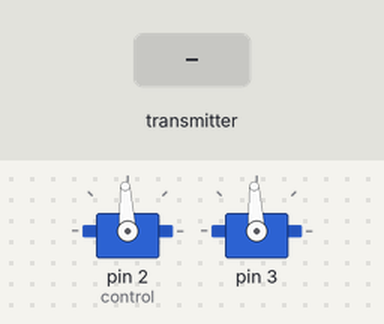
A sketch run on a simulated Arduino Uno, built with avr-gcc and run on an emulated ATmega328P. Parts: 2 × servo. The inputs (shaded band) are chosen by the test bench. No radio packets arrive unless stated.

Above: at 1.2 s.
1.3 s: the transmitter starts sending buffer.0 = 0
At 1.8 s:
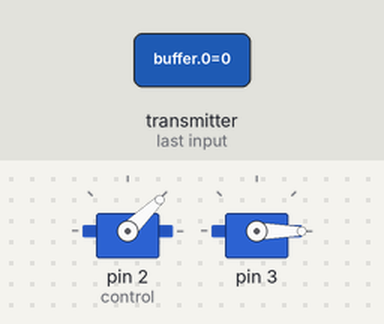
2.8 s: the transmitter starts sending buffer.1 = 255
At 4.0 s:
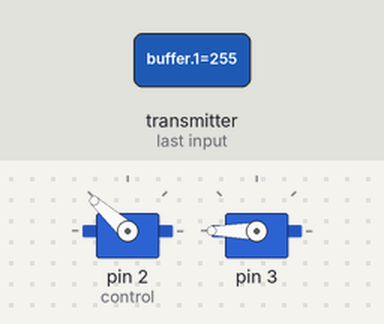
4.3 s: the transmitter starts sending buffer.2 = 128
At 5.3 s:
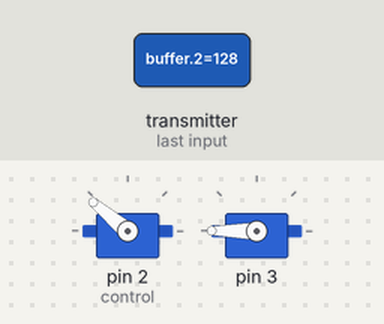
5.8 s: the transmitter starts sending buffer.0 = 255
At 6.4 s:
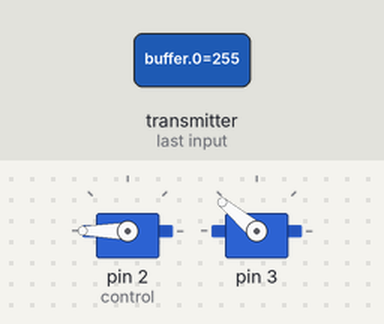
7.3 s: the transmitter starts sending buffer.1 = 0
At 7.6 s:
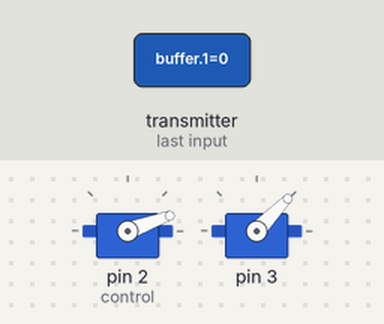
8.8 s: the transmitter starts sending buffer.2 = 0
At 9.9 s:
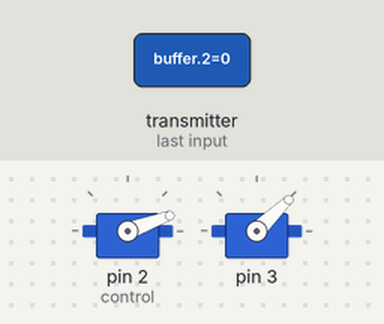
Timing chart, 0 to 11.3 s (numbered marks = the images above; inputs shaded):
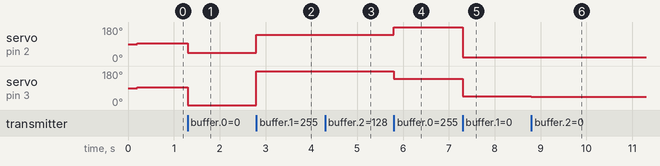

Measured:
- after the input at 1.3 s, servo on pin 2 (control): 93° → 44° at once; servo on pin 3: 93° → 0° at once
- after the input at 2.8 s, servo on pin 2 (control): 44° → 138° at once; servo on pin 3: 0° → 180° at once
- after the input at 4.3 s, servo on pin 2 (control): 138° → 140° at once
- after the input at 5.8 s, servo on pin 2 (control): 140° → 180° at once; servo on pin 3: 180° → 140° at once
- after the input at 7.3 s, servo on pin 2 (control): 180° → 20° at once; servo on pin 3: 140° → 46° at once
- after the input at 8.8 s, servo on pin 3: 46° → 44° at once

The sketch:

receiver.ino
```cpp
#include <ServoTimer2.h>
#include <RH_NRF24.h>
#include <SPI.h> // Not actualy used but needed to compile
#include "remote_data.hpp"
#include "motor.h"
#include "controller.h"

//#define DEBUG

Controller control;
RH_NRF24 driver;
void setup() {
    control.attach(2,3);
#ifdef DEBUG
    Serial.begin(9600);
    if (!driver.init())
         Serial.println("init failed");
#else
    driver.init();
#endif
}

void loop() {
    static uint16_t diff = 0;
    static uint16_t timer = millis();
    RemoteProtocolHandler data;// Classe usada para manipular os bits recebidos
    uint8_t buffer[4];// Armazena a mensagem recebida
    uint8_t buf_length = 4;// Armazena a mensagem recebida

    if (driver.recv(buffer, &buf_length)) {
        timer = millis();
        data.read_from_byte_array(buffer);// interpreta os bits recebidos
#ifdef DEBUG
        Serial.print("X: ");
        Serial.print(data.get_x(), DEC);
        Serial.print(" Y: ");
        Serial.println(data.get_y(), DEC);
#endif
        if(data.is_valid())
            control.write(data.get_x(), data.get_y());

    }
    diff = millis() - timer;
    if (diff > 200){
        diff = 0;
        control.write(512, 512);
    }
}
```

controller.cpp
```cpp
#include <SPI.h>

#include "controller.h"
#include "motor.h"
Controller :: Controller(){}
void Controller:: write(int16_t x, int16_t y){
  Motor_Values aux;
  aux.rigth = aux.left = map(y, 0, 1023, MIN_FORWARD_SPEED, MAX_FORWARD_SPEED);
  if( x < 512){
    if( y < 512){
      aux.left = (aux.left * map(x, 0, 512, 0, 50))/50;
    }
    if( y >= 512){
      aux.left = (aux.left * map(x, 512, 1023, 50, 0))/50;
    }
  }else if( x >= 512){
    if( y >= 512){
      aux.rigth = (aux.rigth * map(x, 0, 512, 0, 50))/50;
    }
    if( y < 512){
      aux.rigth = (aux.rigth * map(x, 512, 1023, 50, 0))/50;
    }
  }
  motor1.move(aux.rigth);
  motor2.move(aux.left);
};
void Controller:: attach(int pin1, int pin2){
  motor1.attach(pin1);
  motor2.attach(pin2);
};
```

controller.h
```cpp
#ifndef CONTROLLER
#define CONTROLLER
#include <stdint.h>
#include <Arduino.h>
#include <ServoTimer2.h>
#include "motor.h"

#define MAX_FORWARD_SPEED 2000
#define MIN_FORWARD_SPEED 1000


struct Motor_Values{
  uint16_t left, rigth;
};

class Controller {
public:
   Motor motor1;
   Motor motor2;
   Controller();
   void write(int16_t x, int16_t y);
   void attach(int pin1, int pin2);
};

#endif
```

motor.cpp
```cpp
#include <SPI.h> // Not actualy used but needed to compile
#include "motor.h"
Motor:: Motor() : servo(){};

void Motor :: move(int val){
	servo.write(val);
};
void Motor:: attach(int pin){
  servo.attach(pin);
};
```

motor.h
```cpp
#ifndef MOTOR
#define MOTOR

#include <stdint.h>
#include <Arduino.h>
#include <ServoTimer2.h>

class Motor {
public:
   ServoTimer2 servo;
   Motor();
   void move(int val);
   void attach(int pin);
};

#endif
```

remote_data.cpp
```cpp
#include "remote_data.hpp"

RemoteProtocolHandler::RemoteProtocolHandler() {
    data = 0;
    BITS_SET(data, 3, Protocol::STOP);
}

RemoteProtocolHandler::RemoteProtocolHandler(uint16_t x, uint16_t y) {
    data = 0;
    BITS_SET(data, x, Protocol::X);
    BITS_SET(data, y, Protocol::Y);
    BITS_SET(data, 3, Protocol::STOP);
}

void RemoteProtocolHandler::write_payload(uint16_t x, uint16_t y){
    if (x > 1023 || y > 1023) {
        x = y = 512;
    }
    BITS_WRITE(data, x, 10, Protocol::X);
    BITS_WRITE(data, y, 10, Protocol::Y);
}

uint16_t RemoteProtocolHandler::get_x(){
    return BITS_VALUE_AT(data, 10, Protocol::X);
}

uint16_t RemoteProtocolHandler::get_y(){
    return BITS_VALUE_AT(data, 10, Protocol::Y);
}

void RemoteProtocolHandler::write_to_byte_array(uint8_t arr[3]){
    arr[0] = BITS_VALUE_AT(data, 8, Protocol::FIRST);
    arr[1] = BITS_VALUE_AT(data, 8, Protocol::SECOND);
    arr[2] = BITS_VALUE_AT(data, 8, Protocol::THIRD);
}

void RemoteProtocolHandler::read_from_byte_array(uint8_t arr[3]){
    BITS_SET(data, arr[0], Protocol::FIRST);
    BITS_SET(data, arr[1], Protocol::SECOND);
    BITS_SET(data, arr[2], Protocol::THIRD);
}

bool RemoteProtocolHandler::is_valid(){
    return !BITS_AT(data,1 << Protocol::START) and BITS_AT(data,3 << Protocol::STOP) == 3 << Protocol::STOP;
}
```

remote_data.hpp
```cpp
#ifndef REMOTE_DATA
#define REMOTE_DATA

#include <stdint.h>
#define BITS_MASK(s,i) ((((uint32_t)1 << s) - 1) << i)
#define BITS_SET(x,m,i) (x |= ((uint32_t)m << i))
#define BITS_WRITE(x,v,s,i) (x = ((x & ~BITS_MASK(s,i)) | ((uint32_t)v << i)))
#define BITS_VALUE_AT(x,s,i) (((x & BITS_MASK(s,i)) >> i))
#define BITS_AT(x,m) (x & m)

namespace Protocol{
    const uint8_t START = 31;
    //#define PARITY (0x << 11)
    const uint8_t STOP = 8;
    const uint8_t X = 21;
    const uint8_t Y = 11;
    const uint8_t FIRST  = 24;
    const uint8_t SECOND = 16;
    const uint8_t THIRD  = 8;
}


class RemoteProtocolHandler {
private:
public:
    uint32_t data;//<* holds the data, only the firstmost 24 bits are used
    RemoteProtocolHandler();//<* initializes data START and STOP bits
    RemoteProtocolHandler(uint16_t x, uint16_t y);//<* initializes every bit necessary
    void write_payload(uint16_t x, uint16_t y);//<* writes the coordinates to data and properly shifts it
                                               //<* \param x 10bits X coordinates
                                               //<* \param y 10bits Y coordinates
    uint16_t get_x();
    uint16_t get_y();
    void write_to_byte_array(uint8_t arr[3]);//<* writes data to a pre-allocated byte array,
                                             //<* used to send data through rf
                                             //<* \param arr 3 byte array

    void read_from_byte_array(uint8_t arr[3]);//<* reads data from a pre-allocated byte array
                                              //<* used to read data through rf
                                              //<* \param arr 3 byte array
    bool is_valid();
};

#endif
```
